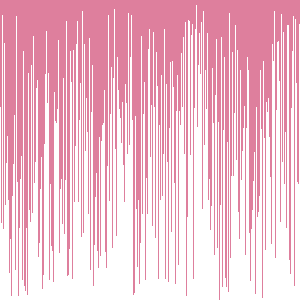
Frame 1 (no input)
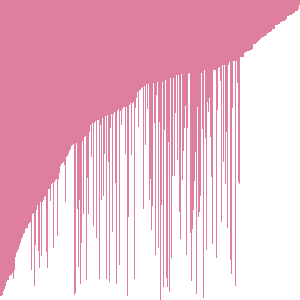
Frame 60 (the mouse pressed at the canvas centre just before this capture)
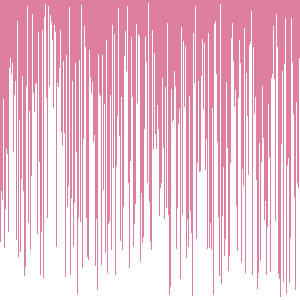
Frame 120 (the mouse held since frame 60 and released just before this capture)

The Processing sketch that drew these frames (run headless with seeded random() and noise(); from frame 60 on, the mouse is pressed at the canvas centre):

// Processing sketch: VisualArraySorter
// ── VisualArraySorter.pde
//1. create an array of ints. don't initialize it yet.
int[] allInt;

void setup() {
  //2. set the size of your window
  size(300, 300);

  //3. initialize your array with the built in width variable
  allInt = new int[width];

  
  //4. initialize the ints in the array with random numbers
  //   from 0 to the built in height variable
  randomizeArray();

  //5. call the noStroke() method
  noStroke();
}

void draw() {
  //6. set the background color with background(r, g, b);
  background(222, 127, 157);

  //7. set the color for your graph
  color(30, 116, 227);

  //8. draw a rectangle for each int in your array.
  //   the x value will be the index of the int
  //   the y value will the height variable
  //   the width is 1
  //   the height is negative the value of the int at that element in the array
  for (int i=0; i<allInt.length; i++){
     rect(i, height, 1, allInt[i]*-1); 
    
  }


  //9. call the stepSort method
  stepSort(allInt);

  //10. extract the code that randomizes the array into a method.
  

  //11. call the method you made in step 10 when the mouse is pressed
  if (mousePressed){
    randomizeArray();
  }
  
}

void randomizeArray(){
    for (int i=0; i < allInt.length; i++){
    allInt[i] = (int)random(height);
  }
}

void stepSort(int[] arr) {
  for (int i = 1; i < arr.length; i++) {
    if (arr[i - 1] > arr[i]) {
      int t = arr[i];
      arr[i] = arr[i - 1];
      arr[i - 1] = t;
    }
  }
}
